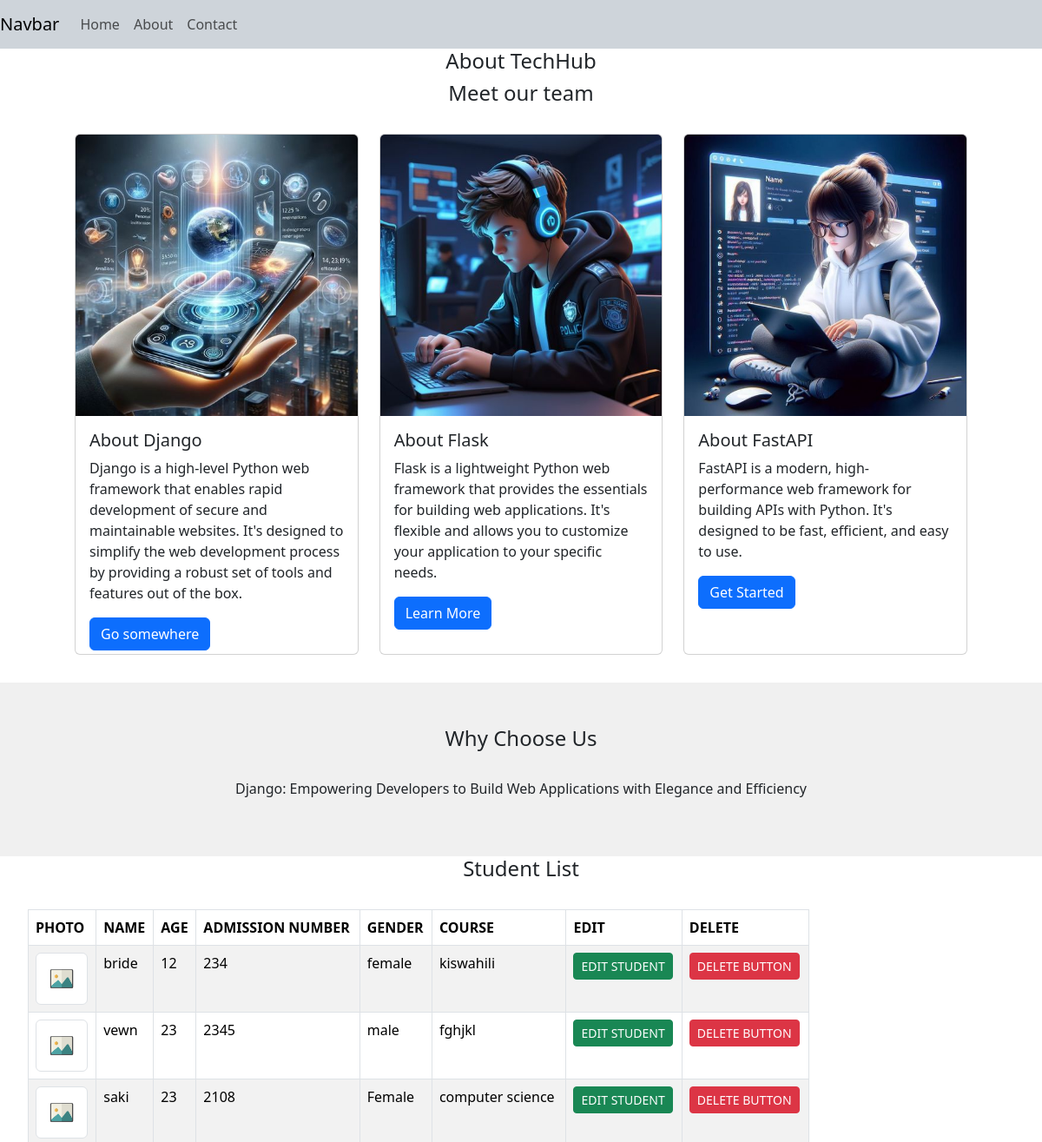
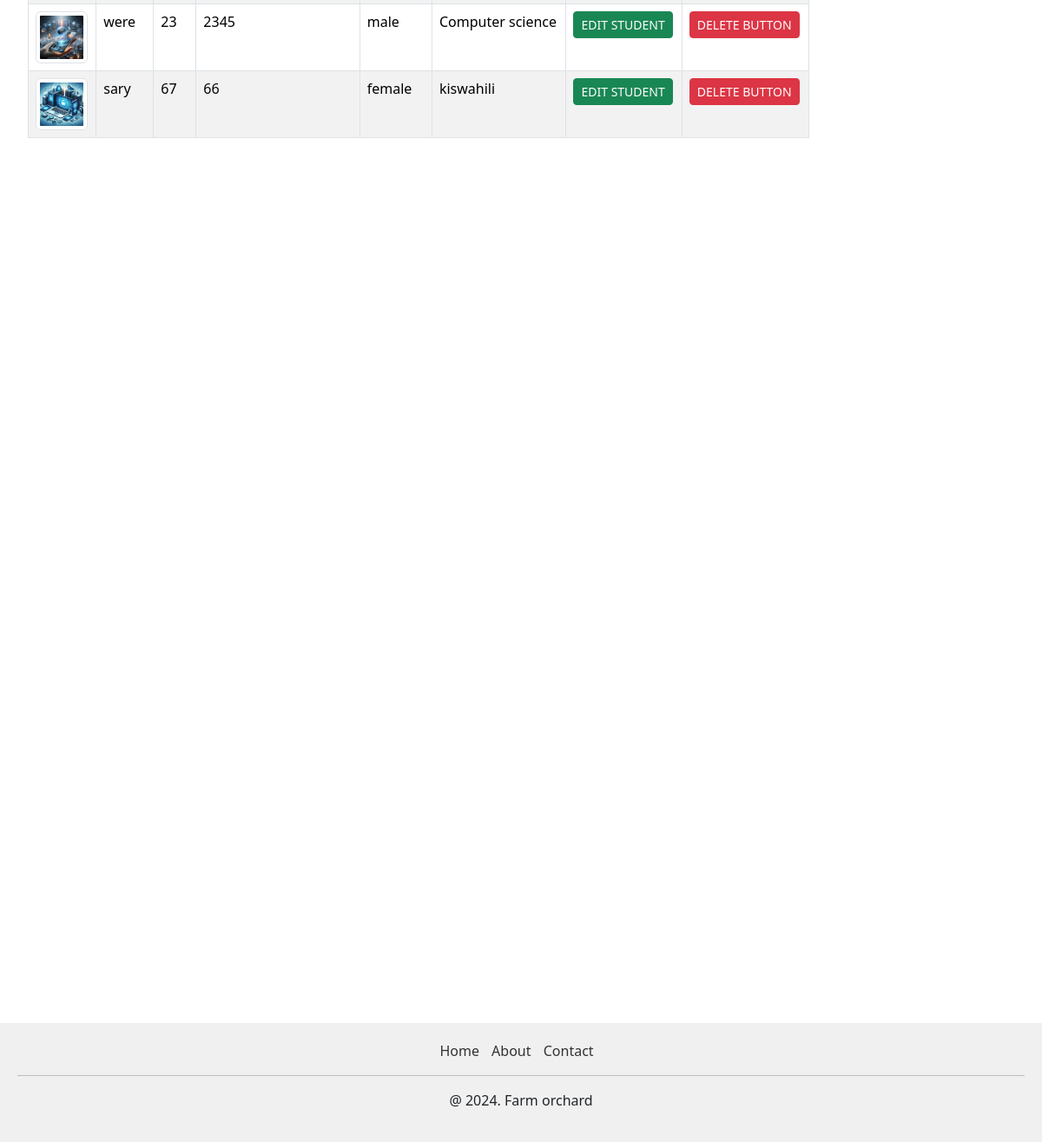
The app's page /application/about/ with its own data (2 pictures, top to bottom).
### application/models.py (models this page shows, shortened)
class Student(models.Model):
    image=models.ImageField(upload_to='student_images/', blank=True)
    name= models.CharField(max_length=50)
    age= models.IntegerField()
    admission_number = models.CharField(max_length=50, default="2345")
    gender = models.CharField(max_length=10, choices=[
            ('Male', 'Male'),
            ('Female', 'Female'),
        ]
    )
    course = models.CharField(max_length=50)

### application/views.py (the view)
# urls.py: path('about/', views.about, name='about'),
def about(request):
    data = Student.objects.all()
    return render(request, 'about.html',{'data':data})

### application/templates/about.html (shortened to what this page needs)
{% extends 'base.html' %}
{% load static %}
{% block content %}
<h4 xmlns:margin="http://www.w3.org/1999/xhtml">About TechHub</h4>
<div class="main-content" style="height: 300vh; ">
<h4>Meet our team</h4>
  <div class="container">
    <div class="row">
    <div class="col-md-4">
      <div class="card">
        <img class="card-img-top" src="../../static/images/slide3.jpg" alt="Card image cap" style="width:100%;">
        <div class="card-body" >
          <h5 class="card-title">About Django</h5>
          <p class="card-text">Django is a high-level Python web framework that enables rapid development of secure and maintainable websites. It's designed to simplify the web development process by providing a robust set of tools and features out of the box.</p>
          <a href="#" class="btn btn-primary">Go somewhere</a>
        </div>
      </div>
    </div>
    <div class="col-md-4">
      <div class="card">
        <img class="card-img-top" src="../../static/images/slide2.jpg" alt="Card image cap" style="width:100%;">
        <div class="card-body">
          <h5 class="card-title">About Flask</h5>
          <p class="card-text">Flask is a lightweight Python web framework that provides the essentials for building web applications. It's flexible and allows you to customize your application to your specific needs.</p>
          <a href="#" class="btn btn-primary">Learn More</a>
        </div>
      </div>
    </div>
    <div class="col-md-4">
      <div class="card">
        <img class="card-img-top" src="../../static/images/slide1.jpg" alt="Card image cap" style="width:100%;">
        <div class="card-body">
          <h5 class="card-title">About FastAPI</h5>
          <p class="card-text">FastAPI is a modern, high-performance web framework for building APIs with Python. It's designed to be fast, efficient, and easy to use.</p>
          <a href="#" class="btn btn-primary">Get Started</a>
        </div>
      </div>
    </div>
  </div>
</div>
    <div class="mission-container">
        <div class="mission" >
            <h4>Why Choose Us</h4>
            <p><br>
                 Django: Empowering Developers to Build Web Applications with Elegance and Efficiency</p>
        </div>
</div>
    <div>
    <h4>Student List</h4>
    <table class="table table-hover table-bordered table-striped w-75 with-margin align-content-center" style="padding:20px;">
        <thead class="thead-dark">
        <tr>
            <th>PHOTO</th>
            <th>NAME</th>
            <th>AGE</th>
            <th>ADMISSION NUMBER</th>
            <th>GENDER</th>
            <th>COURSE</th>
            <th>EDIT</th>
            <th>DELETE</th>
         </tr>
        </thead>
        <tbody>
        {% for student in data %}
            <tr>
            <td>
            {% if student.image %}
                <img  src="{{ student.image.url }}" alt="{{ student.name }}" class="img-thumbnail" style="height:60px; width:60px;">
            {% else %}
                <img src="{% static 'images/placeholder.png' %}" alt="No image" class="img-thumbnail" style="height:60px; width:60px;">
            {% endif %}
            </td>
            <td>{{ student.name }}</td>
            <td>{{ student.age }}</td>
            <td>{{ student.admission_number }}</td>
            <td>{{ student.gender}}</td>
            <td>{{ student.course }}</td>
            <td><a href="{% url 'edit' student.id %}" class="btn btn-sm btn-success" type="button">EDIT STUDENT</a></td>
            <td><a href="{% url 'delete' student.id  %}" class="btn btn-sm btn-danger" type="button" onclick="return confirm('Are you sure you want to delete the student?')">  DELETE BUTTON</a></td>
            </tr>
        {% endfor %}
        </tbody>
    </table>
    </div>
</div>
{% endblock %}

### application/templates/base.html (shortened to what this page needs)
<!DOCTYPE html>
<html lang="en">
<head>
    {% load static %}
    <link rel="stylesheet" href="{% static 'style/bootstrap/css/bootstrap.min.css'%}">
    <link rel="stylesheet" href="{% static 'style/main.css'%}">
</head>
<body>
<header>
<nav class="navbar navbar-expand-lg navbar-light bg-dark-subtle">
  <a class="navbar-brand" href="#">Navbar</a>
  <div class="collapse navbar-collapse" id="navbarNav">
    <ul class="navbar-nav">
      <li class="nav-item active">
        <a class="nav-link" href="{% url 'index' %}">Home</a>
      </li>
      <li class="nav-item">
        <a class="nav-link" href="{% url 'about' %}">About</a>
      </li>
      <li class="nav-item">
        <a class="nav-link" href="{% url 'contact' %}">Contact</a>
      </li>
    </ul>
  </div>
</nav>
</header>
{% block content %}
{% endblock %}
<footer class="card-footer">
    <div class="nav-links">
        <ul>
            <li><a href="{% url 'index' %}">Home</a></li>
          <li><a href="{% url 'about' %}">About</a></li>
          <li><a href="{% url 'contact' %}">Contact</a></li>
    </ul>
    </div>
    <hr>
    <p>@ 2024. Farm orchard</p>
</footer>
</body>
</html>

### static/style/main.css (style rules this page uses)
.card { height: 600px; }
h4,h1 { text-align: center; }
.with-margin { margin: 2rem; }
.row { margin:2rem; }
.mission { justify-content: center; }
.mission-container { background-color: #f0f0f0; padding: 50px 0; text-align: center; }
.card-footer { background-color: #f0f0f0; padding:20px; text-align: center; }
.nav-links ul { list-style-type: none; padding: 0; margin: 0; }
.nav-links li { display: inline-block; margin-right: 10px; }
.nav-links a { color: #333; text-decoration: none; }

### records on screen
Student: name "bride", age "12", admission_number "234", gender "female", course "kiswahili"
Student: name "vewn", age "23", admission_number "2345", gender "male", course "fghjkl"
Student: name "saki", age "23", admission_number "2108", gender "Female", course "computer science"
Student: image (picture), name "were", age "23", admission_number "2345", gender "male", course "Computer science"
Student: image (picture), name "sary", age "67", admission_number "66", gender "female", course "kiswahili"
